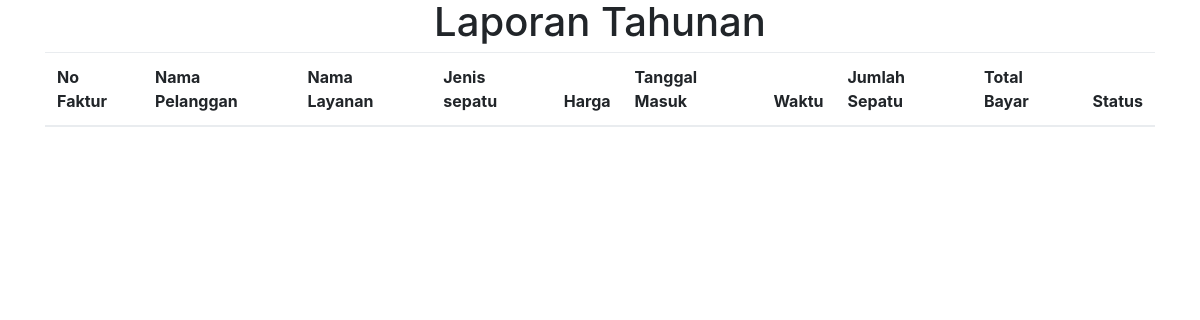
The page /admin/laporan/laporanTahunan.php on the database as committed earlier.
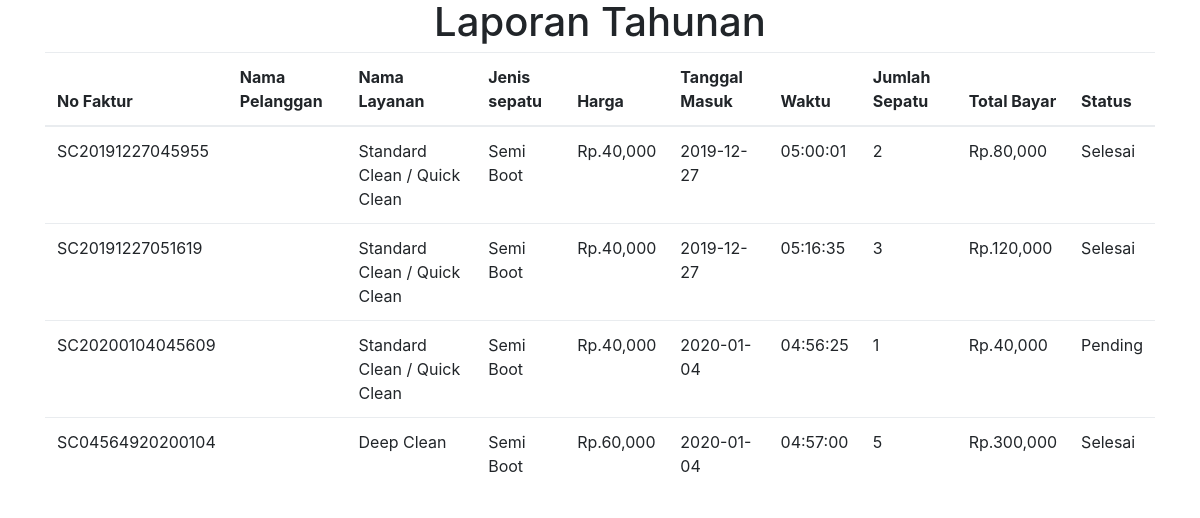
The same page on the database as committed later.
### tables this page shows
CREATE TABLE `order_detail` (
  `faktur` varchar(191) NOT NULL,
  `id_pelanggan` int(11) NOT NULL,
  `layanan` varchar(191) NOT NULL,
  `sepatu` varchar(191) NOT NULL,
  `harga` varchar(191) NOT NULL,
  `taggal` date NOT NULL,
  `waktu` time NOT NULL,
  `jumlah` varchar(11) NOT NULL,
  `total` varchar(191) NOT NULL,
  `status` varchar(191) NOT NULL DEFAULT 'Pending'
);

### koneksi.php (called while the page is built, shortened)
<?php
	$base_url = "http://localhost/CuciSepatu/";
?>

### admin/laporan/laporanTahunan.php (the view, shortened to what this page needs)
<?php
include "../../koneksi.php";
$tahun = $_POST['tahun'];
$data = $koneksi->query("SELECT * FROM order_detail as a LEFT JOIN pelanggan as b ON b.id_pelanggan=a.id_pelanggan WHERE a.taggal LIKE '$tahun%'");
?>
<!DOCTYPE html>
<html>
<head>
</head>
<link rel="stylesheet" type="text/css" href="<?= $base_url ?>asset/laporan/bootstrap.css">
<body>
<div class="container">
	<div class="header">
		<div align="center">
			<h1>Laporan Tahunan</h1>
		</div>
	</div>
	<table id="example1" class="table">
        <thead>
            <tr>
              <th>No Faktur</th>
              <th>Nama Pelanggan</th>
              <th>Nama Layanan</th>
              <th>Jenis sepatu</th>
              <th>Harga</th>
              <th>Tanggal Masuk</th>
              <th>Waktu</th>
              <th>Jumlah Sepatu</th>
              <th>Total Bayar</th>
              <th>Status</th>
            </tr>
        </thead>
        <tbody>
        	 <?php while($a = $data->fetch_array()){ ?>
        	<tr>
        		<td><?= $a['faktur'] ?></td>
        		<td><?= $a['nama'] ?></td>
        		<td><?= $a['layanan'] ?></td>
        		<td><?= $a['sepatu'] ?></td>
        		<td>Rp.<?= number_format($a['harga']) ?></td>
        		<td><?= $a['taggal'] ?></td>
        		<td><?= $a['waktu'] ?></td>
        		<td><?= $a['jumlah'] ?></td>
        		<td>Rp.<?= number_format($a['total']) ?></td>
        		<td><?= $a['status'] ?></td>
        	</tr>
        	<?php } ?>
        </tbody>
    </table>
</div>
</body>
</html>

Rows that differ between the two databases and show on the page:
added order_detail: faktur "SC20191227045955", layanan "Standard Clean / Quick Clean", sepatu "Semi Boot", harga "40,000", taggal "2019-12-27", waktu "05:00:01", jumlah "2", total "80,000", status "Selesai"
added order_detail: faktur "SC20191227051619", layanan "Standard Clean / Quick Clean", sepatu "Semi Boot", harga "40,000", taggal "2019-12-27", waktu "05:16:35", jumlah "3", total "120,000", status "Selesai"
added order_detail: faktur "SC20200104045609", layanan "Standard Clean / Quick Clean", sepatu "Semi Boot", harga "40,000", taggal "2020-01-04", waktu "04:56:25", jumlah "1", total "40,000", status "Pending"
added order_detail: faktur "SC04564920200104", layanan "Deep Clean", sepatu "Semi Boot", harga "60,000", taggal "2020-01-04", waktu "04:57:00", jumlah "5", total "300,000", status "Selesai"
